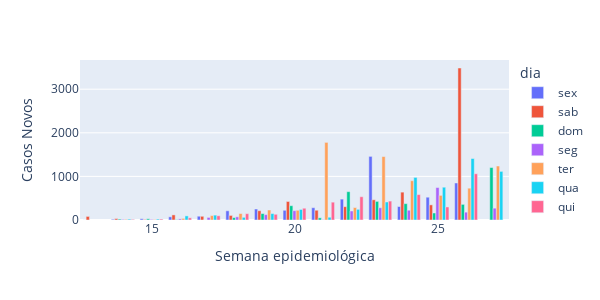

Here is the notebook cell this chart was saved with:
### Code cell
df_cidade.sort_values('data', inplace = True)
fig = px.bar(df_cidade, x='semanaEpi', y='casosNovos',
             hover_data=['casosNovos', 'obitosNovos'], color='dia_semana_nm', barmode='group', 
             labels={'casosNovos':'Casos Novos', 'semanaEpi': 'Semana epidemiológica', 'dia_semana_nm' : 'dia', }, height=300, width = 600)
fig.show()

### Figure 1 — Plotly figure (JSON) as saved in the notebook; plotly's stock layout.template omitted (floating-point values rounded to 4 significant figures)
{"data": [{"alignmentgroup": "True", "customdata": [[0, 0], [16, 2], [29, 0], [73, 0], [87, 3], [211, 9], [252, 17], [223, 37], [282, 9], [479, 31], [1459, 23], [309, 13], [523, 27], [849, 17]], "hovertemplate": "dia=sex<br>Semana epidemiológica=%{x}<br>Casos Novos=%{customdata[0]}<br>obitosNovos=%{customdata[1]}<extra></extra>", "legendgroup": "sex", "marker": {"color": "#636efa"}, "name": "sex", "offsetgroup": "sex", "orientation": "v", "showlegend": true, "textposition": "auto", "type": "bar", "x": [13, 14, 15, 16, 17, 18, 19, 20, 21, 22, 23, 24, 25, 26], "xaxis": "x", "y": [0, 16, 29, 73, 87, 211, 252, 223, 282, 479, 1459, 309, 523, 849], "yaxis": "y"}, {"alignmentgroup": "True", "customdata": [[82, 0], [32, 0], [12, 0], [117, 1], [85, 1], [105, 2], [213, 9], [425, -19], [224, 7], [306, 22], [464, 21], [639, 8], [347, 30], [3486, 19]], "hovertemplate": "dia=sab<br>Semana epidemiológica=%{x}<br>Casos Novos=%{customdata[0]}<br>obitosNovos=%{customdata[1]}<extra></extra>", "legendgroup": "sab", "marker": {"color": "#EF553B"}, "name": "sab", "offsetgroup": "sab", "orientation": "v", "showlegend": true, "textposition": "auto", "type": "bar", "x": [13, 14, 15, 16, 17, 18, 19, 20, 21, 22, 23, 24, 25, 26], "xaxis": "x", "y": [82, 32, 12, 117, 85, 105, 213, 425, 224, 306, 464, 639, 347, 3486], "yaxis": "y"}, {"alignmentgroup": "True", "customdata": [[21, 1], [28, 2], [9, 0], [3, 3], [54, 1], [147, 2], [328, 1], [50, 28], [650, 39], [427, 10], [375, 21], [161, 14], [359, 20], [1203, 28]], "hovertemplate": "dia=dom<br>Semana epidemiológica=%{x}<br>Casos Novos=%{customdata[0]}<br>obitosNovos=%{customdata[1]}<extra></extra>", "legendgroup": "dom", "marker": {"color": "#00cc96"}, "name": "dom", "offsetgroup": "dom", "orientation": "v", "showlegend": true, "textposition": "auto", "type": "bar", "x": [14, 15, 16, 17, 18, 19, 20, 21, 22, 23, 24, 25, 26, 27], "xaxis": "x", "y": [21, 28, 9, 3, 54, 147, 328, 50, 650, 427, 375, 161, 359, 1203], "yaxis": "y"}, {"alignmentgroup": "True", "customdata": [[14, 0], [14, 1], [26, 0], [59, 1], [73, 9], [123, 11], [214, 10], [9, 16], [207, 11], [281, 21], [224, 22], [745, 10], [180, 15], [271, 36]], "hovertemplate": "dia=seg<br>Semana epidemiológica=%{x}<br>Casos Novos=%{customdata[0]}<br>obitosNovos=%{customdata[1]}<extra></extra>", "legendgroup": "seg", "marker": {"color": "#ab63fa"}, "name": "seg", "offsetgroup": "seg", "orientation": "v", "showlegend": true, "textposition": "auto", "type": "bar", "x": [14, 15, 16, 17, 18, 19, 20, 21, 22, 23, 24, 25, 26, 27], "xaxis": "x", "y": [14, 14, 26, 59, 73, 123, 214, 9, 207, 281, 224, 745, 180, 271], "yaxis": "y"}, {"alignmentgroup": "True", "customdata": [[15, 1], [11, 2], [37, 2], [101, 1], [148, 8], [229, 4], [223, 7], [1780, -14], [286, 14], [1455, 19], [901, 18], [565, 23], [730, 34], [1238, 34]], "hovertemplate": "dia=ter<br>Semana epidemiológica=%{x}<br>Casos Novos=%{customdata[0]}<br>obitosNovos=%{customdata[1]}<extra></extra>", "legendgroup": "ter", "marker": {"color": "#FFA15A"}, "name": "ter", "offsetgroup": "ter", "orientation": "v", "showlegend": true, "textposition": "auto", "type": "bar", "x": [14, 15, 16, 17, 18, 19, 20, 21, 22, 23, 24, 25, 26, 27], "xaxis": "x", "y": [15, 11, 37, 101, 148, 229, 223, 1780, 286, 1455, 901, 565, 730, 1238], "yaxis": "y"}, {"alignmentgroup": "True", "customdata": [[21, 0], [22, 1], [94, -13], [112, 4], [61, 6], [147, 3], [242, 3], [63, 26], [245, 29], [413, 18], [977, 34], [752, 25], [1410, 38], [1115, 26]], "hovertemplate": "dia=qua<br>Semana epidemiológica=%{x}<br>Casos Novos=%{customdata[0]}<br>obitosNovos=%{customdata[1]}<extra></extra>", "legendgroup": "qua", "marker": {"color": "#19d3f3"}, "name": "qua", "offsetgroup": "qua", "orientation": "v", "showlegend": true, "textposition": "auto", "type": "bar", "x": [14, 15, 16, 17, 18, 19, 20, 21, 22, 23, 24, 25, 26, 27], "xaxis": "x", "y": [21, 22, 94, 112, 61, 147, 242, 63, 245, 413, 977, 752, 1410, 1115], "yaxis": "y"}, {"alignmentgroup": "True", "customdata": [[14, 1], [22, 0], [50, 18], [97, 6], [145, 5], [131, 3], [270, 19], [409, 7], [534, 33], [434, 24], [583, 33], [299, 27], [1061, 38]], "hovertemplate": "dia=qui<br>Semana epidemiológica=%{x}<br>Casos Novos=%{customdata[0]}<br>obitosNovos=%{customdata[1]}<extra></extra>", "legendgroup": "qui", "marker": {"color": "#FF6692"}, "name": "qui", "offsetgroup": "qui", "orientation": "v", "showlegend": true, "textposition": "auto", "type": "bar", "x": [14, 15, 16, 17, 18, 19, 20, 21, 22, 23, 24, 25, 26], "xaxis": "x", "y": [14, 22, 50, 97, 145, 131, 270, 409, 534, 434, 583, 299, 1061], "yaxis": "y"}], "layout": {"barmode": "group", "height": 300, "legend": {"title": {"text": "dia"}, "tracegroupgap": 0}, "margin": {"t": 60}, "width": 600, "xaxis": {"anchor": "y", "domain": [0, 1], "title": {"text": "Semana epidemiológica"}}, "yaxis": {"anchor": "x", "domain": [0, 1], "title": {"text": "Casos Novos"}}}}
